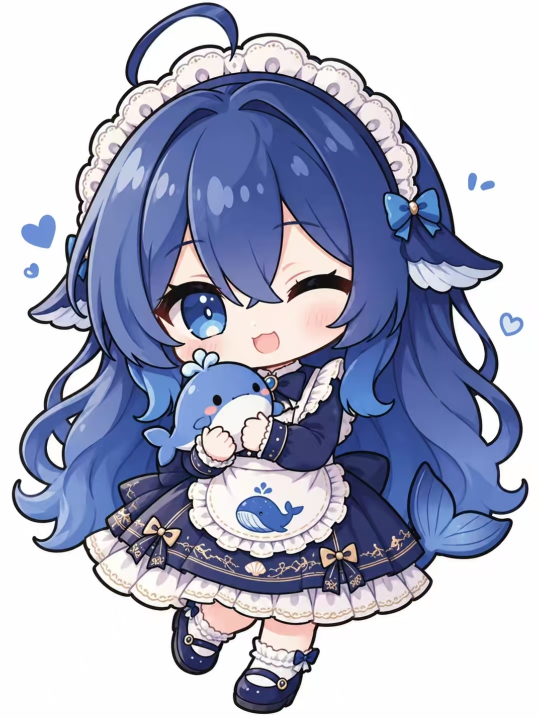
#> input picture artwork/source/whale-maid-source.jpg, 1075 x 1436 px (shown at 1/2 size)
$ python cutout.py
#> lines starting #> are read from the running program, lines starting #| are printed output that depends on the picture
# Build the transparent character cut-out used by every plugin asset.
# The white background is removed by flooding from the border, then edges are
# softened so the anti-aliased outline keeps its own alpha instead of a halo.
from collections import deque
from PIL import Image, ImageFilter
import os

# Paths are resolved from this file's location, so the checkout can live anywhere.
ROOT = os.path.dirname(os.path.dirname(os.path.dirname(os.path.abspath(__file__))))
SRC = os.path.join(ROOT, "artwork", "source", "whale-maid-source.jpg")
OUT = os.path.join(ROOT, "artwork", "build")
os.makedirs(OUT, exist_ok=True)

THR = 16          # per-channel distance from pure white that still counts as background
EDGE_BAND = 1.15  # how far a soft edge may bleed, in pixels
CANVAS = 240      # square art board shared by all six states
PAD = 6           # transparent margin kept around the character

im = Image.open(SRC).convert("RGB")
#> im is the input picture: PIL image 1075x1436 RGB; mean R, G, B 169.7, 174.1, 195.7
W, H = im.size
#> W = 1075; H = 1436
px = im.load()


def is_white(p):
    r, g, b = p
    return r >= 255 - THR and g >= 255 - THR and b >= 255 - THR


# --- border flood: everything reachable from outside through white pixels ---
outside = bytearray(W * H)
q = deque()
for x in range(W):
    for y in (0, H - 1):
        i = y * W + x
        if not outside[i] and is_white(px[x, y]):
            outside[i] = 1
            q.append((x, y))
for y in range(H):
    for x in (0, W - 1):
        i = y * W + x
        if not outside[i] and is_white(px[x, y]):
            outside[i] = 1
            q.append((x, y))
while q:
    x, y = q.popleft()
    for dx, dy in ((1, 0), (-1, 0), (0, 1), (0, -1)):
        nx, ny = x + dx, y + dy
        if 0 <= nx < W and 0 <= ny < H:
            i = ny * W + nx
            if not outside[i] and is_white(px[nx, ny]):
                outside[i] = 1
                q.append((nx, ny))

# --- alpha: 0 outside, 255 inside, partial where the outline is anti-aliased ---
alpha = Image.new("L", (W, H), 255)
#> alpha: PIL image 1075x1436 L; every value is 255
ap = alpha.load()
for y in range(H):
    row = y * W
    for x in range(W):
        if outside[row + x]:
            ap[x, y] = 0
            continue
        # A pixel touching the removed background is an edge pixel unless it is
        # already fully opaque artwork. Fade it by how far it is from pure white.
        edge = False
        for dx, dy in ((1, 0), (-1, 0), (0, 1), (0, -1), (1, 1), (1, -1), (-1, 1), (-1, -1)):
            nx, ny = x + dx, y + dy
            if 0 <= nx < W and 0 <= ny < H and outside[ny * W + nx]:
                edge = True
                break
        if not edge:
            continue
        r, g, b = px[x, y]
        distance = 255 - min(r, g, b)          # 0 for pure white, 255 for opaque ink
        fraction = min(1.0, distance / 64.0)
        ap[x, y] = int(round(255 * fraction))

# Feather by one pixel: removes the harsh one-pixel stair-step of the JPEG outline.
alpha = alpha.filter(ImageFilter.GaussianBlur(0.6))
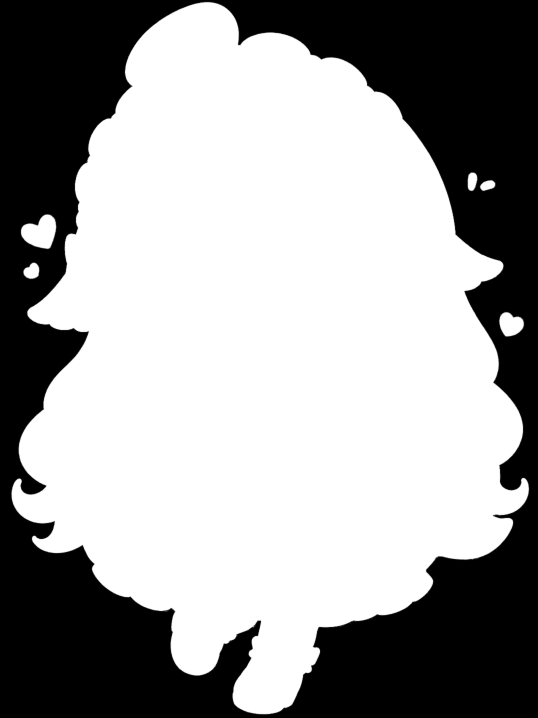
#> alpha: PIL image 1075x1436 L (shown at 1/2 size); min 0, max 255, mean 157.5
# Trim isolated specks: erode then grown back keeps the silhouette, drops dust.
alpha = alpha.point(lambda v: 0 if v < 28 else (255 if v > 200 else v))

art = im.convert("RGBA")
art.putalpha(alpha)

bbox = art.getbbox()
art = art.crop(bbox)
#> art: PIL image 1037x1426 RGBA
cw, ch = art.size

scale = min((CANVAS - 2 * PAD) / cw, (CANVAS - 2 * PAD) / ch)
nw, nh = max(1, int(round(cw * scale))), max(1, int(round(ch * scale)))
art = art.resize((nw, nh), Image.LANCZOS)
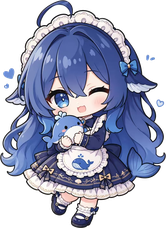
#> art: PIL image 166x228 RGBA; mean R, G, B, A 80.1, 84.8, 107.6, 164.5; transparent parts drawn white

board = Image.new("RGBA", (CANVAS, CANVAS), (0, 0, 0, 0))
#> board: PIL image 240x240 RGBA; every value is 0
board.paste(art, ((CANVAS - nw) // 2, (CANVAS - nh) // 2), art)
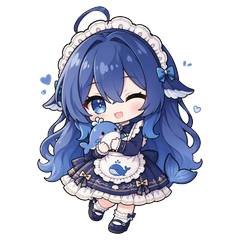
#> board: PIL image 240x240 RGBA; mean R, G, B, A 49.8, 52.9, 67.7, 107.3; transparent parts drawn white
board.save(os.path.join(OUT, "base.png"))

# Visual check sheet: the cut-out over magenta shows every halo or leftover pixel.
check = Image.new("RGB", board.size, (255, 0, 255))
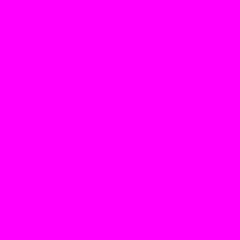
#> check: PIL image 240x240 RGB; mean R, G, B 255, 0, 255
check.paste(board, (0, 0), board)
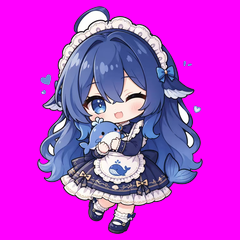
#> check: PIL image 240x240 RGB; mean R, G, B 197, 52.4, 214.9
check.save(os.path.join(OUT, "check-magenta.png"))

check2 = Image.new("RGB", board.size, (24, 26, 32))
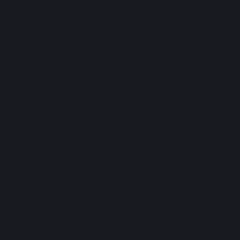
#> check2: PIL image 240x240 RGB; mean R, G, B 24, 26, 32
check2.paste(board, (0, 0), board)
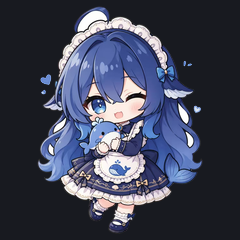
#> check2: PIL image 240x240 RGB; mean R, G, B 63.3, 67.5, 85.8
check2.save(os.path.join(OUT, "check-dark.png"))

print("source=%dx%d crop=%dx%d scaled=%dx%d board=%dx%d" % (W, H, cw, ch, nw, nh, CANVAS, CANVAS))
#| source=1075x1436 crop=1037x1426 scaled=166x228 board=240x240
